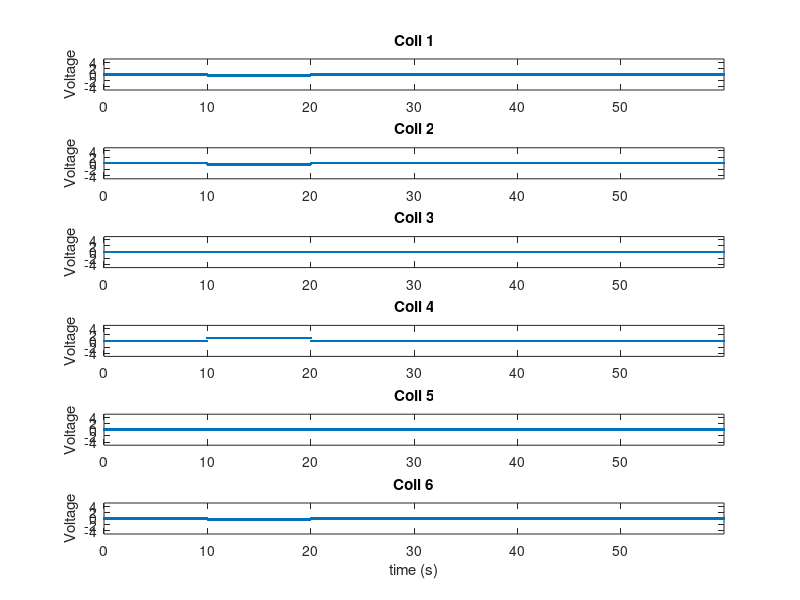

The MATLAB source for this figure: (Note: this script raises an error after producing the figure.)
% Driven rheology
% 
% This matlab script will construct and save a .mat file that contains the
% input signals used to drive the magnets during a relaxation time
% experiment.

% HARDWARE.  setup constants that describe the physical hardware used 
% to drive the experiment.  Variables in this section define the number 
% of coils in the 3dfm pole geometry, the number of DAQ Analog-Out 
% channels on the DAQ board, the identity of the DAQ board, etc...

DAQid = 'daqtest';
% DAQid = 'PCI-6713';
nDACout = 8;
nCoils = 6;
DAQ_sampling_rate = 1000;  % [Hz]

% EXPERIMENTAL DESIGN:  setup constants that describe experimental design.  
% Variables in this section define the start and end times of the
% experiment, and any "crucial points" that define a change of state in the
% experiment's progression.  The pole geometry used is also defined here.
pole_geometry = 'pole4-flat';
pulse_voltages = [1];
start_time = 0;
times_to_activate_pulses = [10];
times_to_deactivate_pulses = [20];
end_time = 60;

% INITIAL MATH:  precondition the output matrix to all zeros and define the
% time vector that will give normal mortals an idea of what's going on.
end_time = end_time - 1/DAQ_sampling_rate;
t = [start_time : 1/DAQ_sampling_rate : end_time]';
signal = zeros(length(t), nDACout);

% Define which poles are going to be excited and in what way.
switch pole_geometry
    case 'pole4-flat'
        poles_to_excite_pos = 4;
        poles_to_excite_neg = [1 2 6];
    case 'pole1-flat'
        poles_to_excite_pos = 1;
        poles_to_excite_neg = [3 4 5];
    otherwise
        error(['Pole geometry ' pole_geometry ' not recognized.']);
end


% SETUP OUTPUT MATRIX:  This section defines the output matrix that will be
% sent to DAQ board according to the experimental details defined above.
for k = 1 : length(times_to_activate_pulses)   
	idx = find(t > times_to_activate_pulses(k) & t < times_to_deactivate_pulses(k));
	signal(idx, poles_to_excite_pos) = pulse_voltages(k);
	signal(idx, poles_to_excite_neg) = -pulse_voltages(k) / length(poles_to_excite_neg);
end

% Plot test output, for inspection before beginning experiment.
for k = 1:nCoils
    figure(1);
    subplot(nCoils,1,k);
    plot(t, signal(:,k), '.');
    title(['Coil ' num2str(k)]);
    ylabel('Voltage');
    axis([start_time end_time -5 5]);

    if k == nCoils
        xlabel('time (s)');
    end
end


% Start experiment.  Call DACoperator. Call pulnix software. etc..
Nrepeat = 1;
channels = [0:nDACout-1]';
Vrange = [-10 10];
DACoperator(signal, Nrepeat, DAQid, channels, DAQ_sampling_rate, Vrange);

